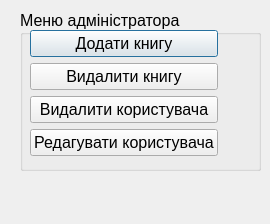
<?xml version="1.0" encoding="UTF-8"?>
<ui version="4.0">
 <class>Admin</class>
 <widget class="QDialog" name="Admin">
  <property name="geometry">
   <rect>
    <x>0</x>
    <y>0</y>
    <width>270</width>
    <height>224</height>
   </rect>
  </property>
  <property name="windowTitle">
   <string>Dialog</string>
  </property>
  <widget class="QGroupBox" name="groupBox">
   <property name="geometry">
    <rect>
     <x>20</x>
     <y>10</y>
     <width>241</width>
     <height>161</height>
    </rect>
   </property>
   <property name="font">
    <font>
     <pointsize>12</pointsize>
    </font>
   </property>
   <property name="title">
    <string>Меню адміністратора</string>
   </property>
   <widget class="QWidget" name="">
    <property name="geometry">
     <rect>
      <x>10</x>
      <y>20</y>
      <width>188</width>
      <height>128</height>
     </rect>
    </property>
    <layout class="QVBoxLayout" name="verticalLayout">
     <item>
      <widget class="QPushButton" name="pushButton_add_book">
       <property name="text">
        <string>Додати книгу</string>
       </property>
      </widget>
     </item>
     <item>
      <widget class="QPushButton" name="pushButton_del_book">
       <property name="text">
        <string>Видалити книгу</string>
       </property>
      </widget>
     </item>
     <item>
      <widget class="QPushButton" name="pushButton_del_user">
       <property name="text">
        <string>Видалити користувача</string>
       </property>
      </widget>
     </item>
     <item>
      <widget class="QPushButton" name="pushButton_edit_user">
       <property name="text">
        <string>Редагувати користувача</string>
       </property>
      </widget>
     </item>
    </layout>
   </widget>
  </widget>
 </widget>
 <resources/>
 <connections/>
</ui>
